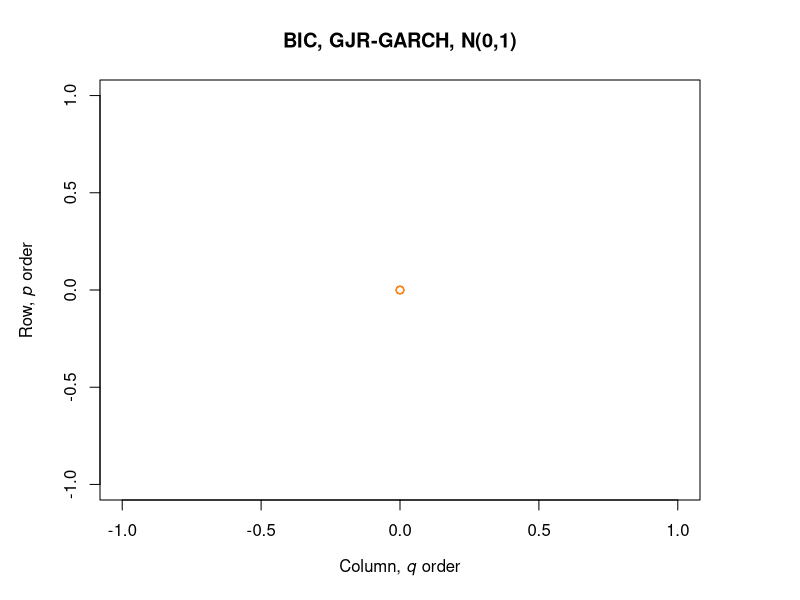

This figure's R source: (Note: this script raises an error after producing the figure.)
# Determining eGARCH for normal distribution using AIC
bic_gjrgarch_norm = matrix(0,5,5)
for (i in 1:5) {
  for (j in 1:5) {
    tryCatch({
      gjrgarch_spec = ugarchspec(variance.model = list(garchOrder=c(i,j), 
                                                     model = "gjrGARCH"), 
                               mean.model = list(armaOrder=c(0,0),
                                                 include.mean = TRUE),
                               distribution.model = "norm")
      gjrgarch_fit = ugarchfit(spec=gjrgarch_spec, data=returns, 
                             solver = "gosolnp",
                             solver.control=list(trace = 1))
      bic_gjrgarch_norm[i,j] = infocriteria(gjrgarch_fit)[2]
    }, error=function(e){cat("ERROR :",conditionMessage(e), "\n")})
  }
}

bic_gjrgarch_norm
which(min(bic_gjrgarch_norm) == bic_gjrgarch_norm)

par(mar=c(5, 5, 4, 5))
plot(bic_gjrgarch_norm, col=heat.colors(n = 10, alpha = 0.9), digits = 4,
     main = "BIC, GJR-GARCH, N(0,1)",
     xlab = expression(paste("Column, ", italic("q"), " order")), 
     ylab = expression(paste("Row, ", italic("p"), " order")))
dev.off

# Model specification
gjrgarchspec_norm = ugarchspec(mean.model = list(armaOrder = c(0,0), 
                                                 include.mean = TRUE), 
                               variance.model = list(garchOrder = c(1,1), 
                                                     model = "gjrGARCH"),
                               distribution.model = "norm")
gjrgarchfit_norm = ugarchfit(data = returns, spec = gjrgarchspec_norm, solver = "gosolnp",
                             solver.control=list(trace = 1))
gjrgarchfit_norm

# Model validation
autoplot(acf(gjrgarchfit_norm@fit$z), main = "ACF of the standardized residuals") + # acf of the standardized residuals
  autoplot(acf(gjrgarchfit_norm@fit$z^2),  main = "ACF of the standardized squared residuals") # acf of (standardized residuals)^2 

par(mfrow = c(1,2))
plot(gjrgarchfit_norm, which = 9) # QQ plot of the standardized residuals
plot(gjrgarchfit_norm, which = 8)
dev.off

#-------------------------------------------------------------------------------

# Determining GJR-GARCH for sstd distribution using AIC
bic_gjrgarch_sstd = matrix(0,5,5)
for (i in 1:5) {
  for (j in 1:5) {
    tryCatch({
      gjrgarch_spec = ugarchspec(variance.model = list(garchOrder=c(i,j), 
                                                       model = "gjrGARCH"), 
                                 mean.model = list(armaOrder=c(0,0),
                                                   include.mean = TRUE),
                                 distribution.model = "sstd")
      gjrgarch_fit = ugarchfit(spec=gjrgarch_spec, data=returns, 
                               solver = "gosolnp",
                               solver.control=list(trace = 1))
      bic_gjrgarch_sstd[i,j] = infocriteria(gjrgarch_fit)[2]
    }, error=function(e){cat("ERROR :",conditionMessage(e), "\n")})
  }
}

bic_gjrgarch_sstd
which(min(bic_gjrgarch_sstd) == bic_gjrgarch_sstd)

par(mar=c(5, 5, 4, 5))
plot(bic_gjrgarch_sstd, col=heat.colors(n = 10, alpha = 0.9), digits = 4,
     main = "BIC, GJR-GARCH, SSTD(0,1)",
     xlab = expression(paste("Column, ", italic("q"), " order")), 
     ylab = expression(paste("Row, ", italic("p"), " order")))
dev.off



# Model specification
gjrgarchspec_sstd = ugarchspec(mean.model = list(armaOrder = c(0,0), 
                                                 include.mean = TRUE), 
                               variance.model = list(garchOrder = c(1,1), 
                                                     model = "gjrGARCH"),
                               distribution.model = "sstd")
gjrgarchfit_sstd = ugarchfit(data = returns, spec = gjrgarchspec_sstd, solver = "gosolnp",
                             solver.control=list(trace = 1))
gjrgarchfit_sstd

# Model validation
autoplot(acf(gjrgarchfit_sstd@fit$z), main = "ACF of the standardized residuals") + # acf of the standardized residuals
  autoplot(acf(gjrgarchfit_sstd@fit$z^2),  main = "ACF of the standardized squared residuals") # acf of (standardized residuals)^2 

par(mfrow = c(1,2))
plot(gjrgarchfit_sstd, which = 9) # QQ plot of the standardized residuals
plot(gjrgarchfit_sstd, which = 8)
dev.off

#-------------------------------------------------------------------------------

# Determining GJR-GARCH for ged distribution using BIC-----
bic_gjrgarch_ged = matrix(0,5,5)
for (i in 1:5) {
  for (j in 1:5) {
    tryCatch({
      gjrgarch_spec = ugarchspec(variance.model = list(garchOrder=c(i,j), 
                                                     model = "gjrGARCH"), 
                               mean.model = list(armaOrder=c(0,0),
                                                 include.mean = TRUE),
                               distribution.model = "ged")
      gjrgarch_fit = ugarchfit(spec=gjrgarch_spec, data=returns, 
                             solver = "gosolnp",
                             solver.control=list(trace = 1))
      bic_gjrgarch_ged[i,j] = infocriteria(gjrgarch_fit)[2]
    }, error=function(e){cat("ERROR :",conditionMessage(e), "\n")})
  }
}

bic_gjrgarch_ged
which(min(bic_gjrgarch_ged) == bic_gjrgarch_ged)

par(mar=c(5, 5, 4, 5))
plot(bic_gjrgarch_ged, col=heat.colors(n = 10, alpha = 0.9), digits = 4,
     main = "BIC, GJR-GARCH models with GED",
     xlab = expression(paste("Column, ", italic("q"), " order")), 
     ylab = expression(paste("Row, ", italic("p"), " order")))
dev.off


# Model specification-------
gjrgarchspec_ged = ugarchspec(mean.model = list(armaOrder = c(0,0), 
                                                include.mean = TRUE), 
                              variance.model = list(garchOrder = c(1,1), 
                                                    model = "gjrGARCH"),
                              distribution.model = "ged")
gjrgarchfit_ged = ugarchfit(data = returns, spec = gjrgarchspec_ged, solver = "gosolnp",
                            solver.control=list(trace = 1))
gjrgarchfit_ged
plot.ts(gjrgarchfit_ged@fit$z)
# Model validation
par(mfrow = c(1,2))
acf(gjrgarchfit_ged@fit$z, main = "ACF of the standardized residuals") # acf of the standardized residuals
acf(gjrgarchfit_ged@fit$z,  main = "ACF of the squared standardized residuals") # acf of (standardized residuals)^2 
dev.off
par(mfrow = c(1,2))
plot(gjrgarchfit_ged, which = 9) # QQ plot of the standardized residuals
plot(gjrgarchfit_ged, which = 8)
dev.off

# Simulations ----
# SSTD
sim = ugarchsim(fit = gjrgarch31fit_sstd, n.sim = length(returns), n.start = 0, m.sim = 1000, rseed = NA)
kurt = kurtosis(sim@simulation$seriesSim)
mean(t(kurt))

# Normal
sim = ugarchsim(fit = gjrgarch31fit_norm, n.sim = length(returns), n.start = 0, m.sim = 1000, rseed = NA)
kurt = kurtosis(sim@simulation$seriesSim)
mean(t(kurt))

# GED
sim = ugarchsim(fit = gjrgarch31fit_ged, n.sim = length(returns), n.start = 0, m.sim = 1000, rseed = NA)
kurt = kurtosis(sim@simulation$seriesSim)
mean(t(kurt))



